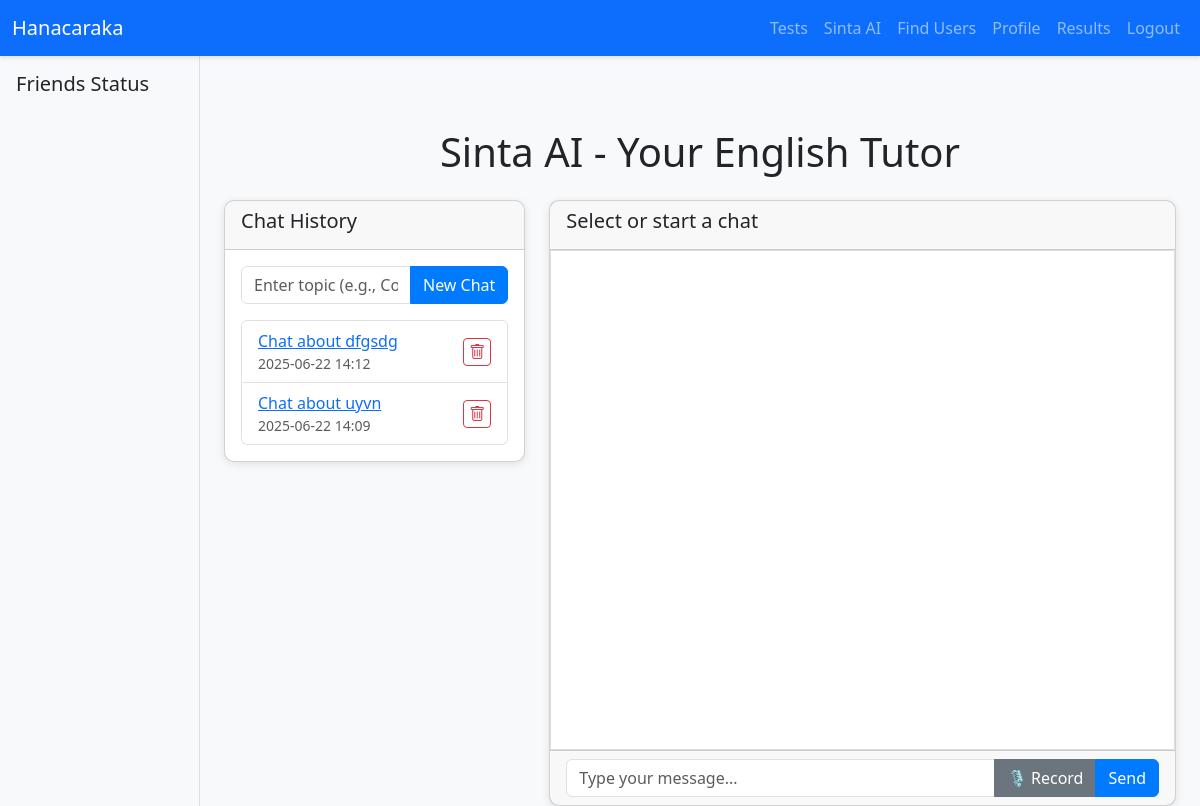
Before: /sinta/ (signed in) with the older database file.
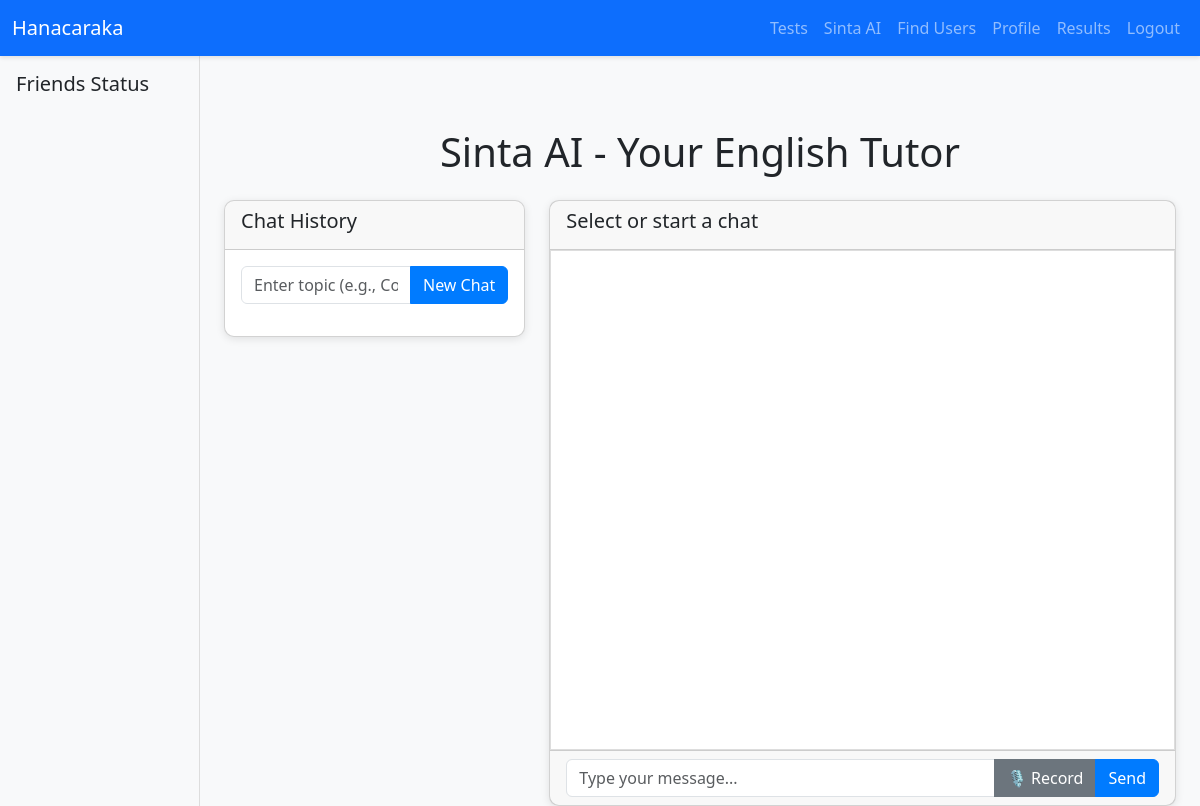
After: the same page with the newer database file.
### models.py (models this page shows, shortened)
class ChatSession(db.Model):
    id = db.Column(db.Integer, primary_key=True)
    user_id = db.Column(db.Integer, db.ForeignKey('user.id'), nullable=False)
    title = db.Column(db.String(100), nullable=False)
    topic = db.Column(db.String(100), nullable=False)
    created_at = db.Column(db.DateTime, nullable=False, default=datetime.utcnow)
    messages = db.relationship('ChatMessage', backref='chat_session', lazy=True)

### routes/sinta.py (the view)
@sinta.route('/')
@login_required
def sinta_page():
    try:
        sessions = ChatSession.query.filter_by(user_id=current_user.id).order_by(ChatSession.created_at.desc()).all()
        return render_template('sinta.html', sessions=sessions)
    except Exception as e:
        logger.error(f"Error loading Sinta page: {str(e)}", exc_info=True)
        return render_template('sinta.html', sessions=[], error=str(e))

### app.py (called while the page is built)
@login_manager.user_loader
def load_user(user_id):
    return db.session.get(User, int(user_id))

@app.after_request
def add_no_cache(response):
    response.headers['Cache-Control'] = 'no-store, no-cache, must-revalidate, max-age=0'
    response.headers['Pragma'] = 'no-cache'
    response.headers['Expires'] = '0'
    return response

### templates/sinta.html (shortened to what this page needs)
{% extends 'base.html' %}
{% block head %}
    <link rel="stylesheet" href="{{ url_for('static', filename='css/sinta.css') }}?v=1.3">
{% endblock %}
{% block main_content %}
    <div class="container mt-5">
        <h1 class="text-center mb-4">Sinta AI - Your English Tutor</h1>
        <div class="row">
            <div class="col-md-4">
                <div class="card sidebar">
                    <div class="card-header">
                        <h5>Chat History</h5>
                    </div>
                    <div class="card-body">
                        <form id="newChatForm" class="mb-3">
                            <div class="input-group">
                                <input type="text" id="topic" class="form-control" placeholder="Enter topic (e.g., Coding)" required>
                                <button type="submit" class="btn btn-primary">New Chat</button>
                            </div>
                        </form>
                        <ul class="list-group" id="chatHistory">
                            {% for session in sessions %}
                                <li class="list-group-item d-flex justify-content-between align-items-center" data-session-id="{{ session.id }}">
                                    <div>
                                        <a href="#" class="load-session" data-session-id="{{ session.id }}">{{ session.title }}</a>
                                        <small class="text-muted d-block">{{ session.created_at.strftime('%Y-%m-%d %H:%M') }}</small>
                                    </div>
                                    <button type="button" class="btn btn-outline-danger btn-sm delete-session" data-session-id="{{ session.id }}" aria-label="Delete chat">
                                        <i class="bi bi-trash"></i>
                                    </button>
                                </li>
                            {% endfor %}
                        </ul>
                    </div>
                </div>
            </div>
            <div class="col-md-8">
                <div class="card">
                    <div class="card-header">
                        <h5 id="chat-title">Select or start a chat</h5>
                    </div>
                    <div class="card-body chat-container" id="chat-container">
                    </div>
                    <div class="card-footer">
                        <form id="chatForm" enctype="multipart/form-data">
                            <div class="input-group">
                                <input type="text" id="message" name="message" class="form-control" placeholder="Type your message..." aria-label="Type your message">
                                <button type="button" id="recordBtn" class="btn btn-secondary" aria-label="Record audio">🎙️ Record</button>
                                <button type="submit" id="sendBtn" class="btn btn-primary" aria-label="Send message">Send</button>
                            </div>
                        </form>
                    </div>
                </div>
            </div>
        </div>
    </div>
{% endblock %}

Changed rows visible on the page:
removed ChatSession: title "Chat about dfgsdg", created_at "2025-06-22 14:12"
removed ChatSession: title "Chat about uyvn", created_at "2025-06-22 14:09"
